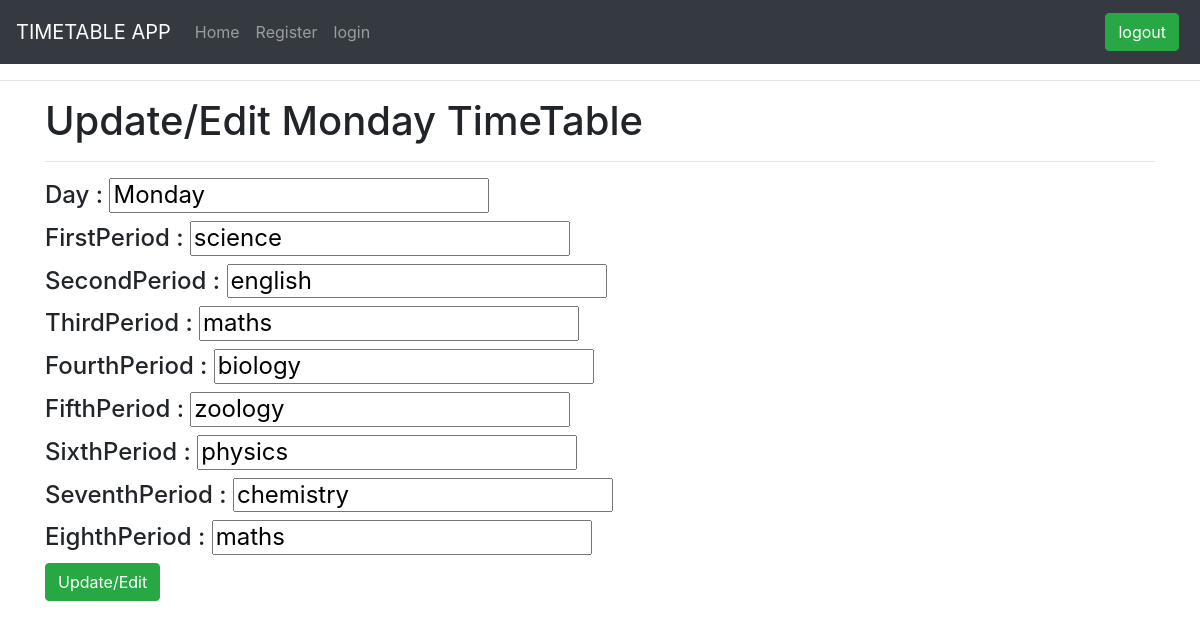
Screenshot of /update/1 with the database file from the repository.
### testapp/models.py (models this page shows)
class monday_model1(models.Model):
    day=models.CharField(max_length=30)
    firstperiod=models.CharField(max_length=30)
    secondperiod=models.CharField(max_length=30)
    thirdperiod=models.CharField(max_length=30)
    fourthperiod=models.CharField(max_length=30)
    fifthperiod=models.CharField(max_length=30)
    sixthperiod=models.CharField(max_length=30)
    seventhperiod=models.CharField(max_length=30)
    eightperiod=models.CharField(max_length=30)

### testapp/views.py (the view)
# urls.py: path('update/<int:id>', views.update_view),
def update_view(request,id):
    update=monday_model1.objects.get(id=id)
    if request.method=='POST':
        form=mondayupdate_forms(request.POST,instance=update)
        if form.is_valid():
            form.save()
        return redirect('/timetable1')
    return render(request,'update.html',{'update':update})

### templates/update.html (shortened to what this page needs)
<!doctype html> {%extends 'base.html'%} {%block body_block %}
<hr>
<div class="container">
    <h1> Update/Edit Monday TimeTable</h1>
    <hr>
    <form action="" method="POST">
        <h4>Day : <input type="text" name="day" value="{{update.day}}"></h4>
        <h4>FirstPeriod : <input type="text" name="firstperiod" value="{{update.firstperiod}}"></h4>
        <h4>SecondPeriod : <input type="text" name="secondperiod" value="{{update.secondperiod}}"></h4>
        <h4>ThirdPeriod : <input type="text" name="thirdperiod" value="{{update.thirdperiod}}"></h4>
        <h4>FourthPeriod : <input type="text" name="fourthperiod" value="{{update.fourthperiod}}"></h4>
        <h4>FifthPeriod : <input type="text" name="fifthperiod" value="{{update.fifthperiod}}"></h4>
        <h4>SixthPeriod : <input type="text" name="sixthperiod" value="{{update.sixthperiod}}"></h4>
        <h4>SeventhPeriod : <input type="text" name="seventhperiod" value="{{update.seventhperiod}}"></h4>
        <h4>EighthPeriod : <input type="text" name="eightperiod" value="{{update.eightperiod}}"></h4>
        <input type="submit" class="btn btn-success" value="Update/Edit">
    </form>
</div>
{%endblock%}

### rows the page displays
monday_model1: day "Monday", firstperiod "science", secondperiod "english", thirdperiod "maths", fourthperiod "biology", fifthperiod "zoology", sixthperiod "physics", seventhperiod "chemistry", eightperiod "maths"
